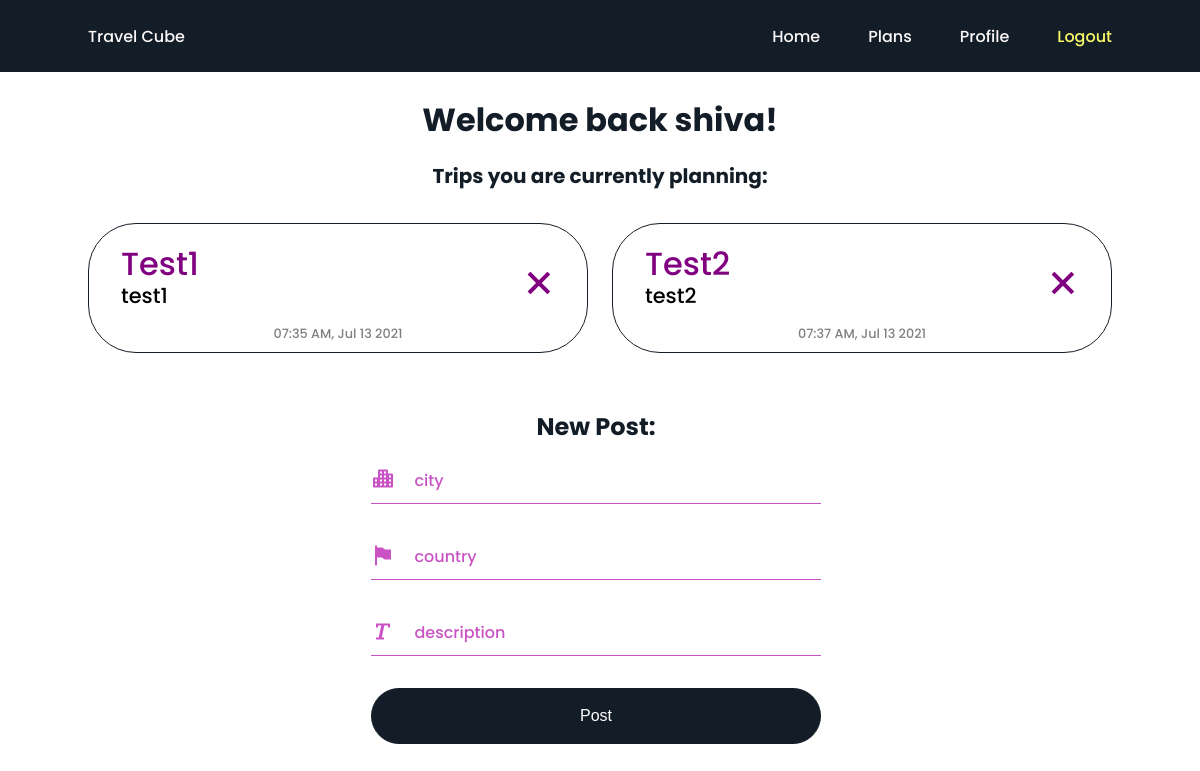
Page /user/shiva (signed in) on the committed database.
### models.py (models this page shows, shortened)
class User(UserMixin, db.Model):
    id = db.Column(db.Integer, primary_key=True)
    username = db.Column(db.String(64), index=True, unique=True)
    email = db.Column(db.String(120), index=True, unique=True)
    password_hash = db.Column(db.String(128))
    posts = db.relationship('Post', backref='author', lazy='dynamic', cascade = 'all, delete, delete-orphan')
    liked = db.relationship('Like', backref='user', lazy='dynamic', cascade = 'all, delete, delete-orphan')

class Post(db.Model):
    id = db.Column(db.Integer, primary_key=True)
    city = db.Column(db.String(140))
    country = db.Column(db.String(140))
    description = db.Column(db.String(140))
    timestamp = db.Column(db.DateTime, index=True, default=datetime.utcnow)
    user_id = db.Column(db.Integer, db.ForeignKey('user.id'))
    likes = db.relationship('Like', backref='post', lazy='dynamic', cascade = 'all, delete, delete-orphan')

### routes.py (the view)
@app.route('/user/<username>',methods=['GET', 'POST'])
@login_required
def user(username):
    user = current_user
    user = User.query.filter_by(username=user.username).first()
    posts = Post.query.filter_by(user_id=user.id)
    length = Post.query.filter_by(user_id=user.id).count()
    if posts is None:
        posts = []
    form = DestinationForm()
    if request.method == 'POST' and form.validate():
        new_destination = Post(city = form.city.data,country=form.country.data,description=form.description.data, user_id=current_user.id)
        db.session.add(new_destination)
        db.session.commit()
        return redirect (url_for("authplans", username=user.username))
    return render_template('user.html', user=user, posts=posts, form=form, length=length)

### forms.py
class DestinationForm(FlaskForm):
    city = StringField('city', validators=[DataRequired()])
    country = StringField('country')
    description = StringField('description', validators=[DataRequired()])
    submit = SubmitField('Post')

### routes.py (called while the page is built)
@login.user_loader
def load_user(id):
    return User.query.get(int(id))

### templates/user.html (shortened to what this page needs)
<!DOCTYPE html>
<html lang="en" xml:lang="en">
    <head>
        <link href='https://cdn.jsdelivr.net/npm/boxicons@2.0.5/css/boxicons.min.css' rel='stylesheet'>
        <link rel="stylesheet" href="{{ url_for('static', filename='css/main.css') }}">
        <link rel="stylesheet" href="{{ url_for('static', filename='css/user.css') }}">
        <link rel="stylesheet" href="{{ url_for('static', filename='css/login.css') }}">
    </head>
    <body>
        <header class="l-header">
            <nav class="nav bd-grid">
                <div>
                    <a href="{{ url_for('index') }}" class="nav__logo">Travel Cube</a>
                </div>
                <div class="nav__menu" id="nav-menu">
                    <ul class="nav__list">
                        <li class="nav__item"><a href="{{ url_for('index') }}" class="nav__link active">Home</a></li>
                        {% if current_user.is_anonymous %}
                        <li class="nav__item"><a href="{{ url_for('plans') }}" class="nav__link active">Plans</a></li>
                        <li class="nav__item"><a href="{{ url_for('register') }}" class="nav__link auth">Register</a></li>
                        <li class="nav__item"><a href="{{ url_for('login') }}" class="nav__link auth">Login</a></li>
                        {% else %}
                        <li class="nav__item"><a href="{{ url_for('authplans', username=current_user.username) }}" class="nav__link">Plans</a></li>
                        <li class="nav__item"><a href="{{ url_for('user', username=current_user.username) }}" class="nav__link">Profile</a></li>
                        <li class="nav__item"><a href="{{ url_for('logout') }}" class="nav__link auth">Logout</a></li>
                        {% endif %}
                    </ul>
                </div>
            </nav>
        </header>
        <section class="content" id="main">
            <div>
                <div class="newouter">
                    <div class="newinner">
                        <h1 class="header">Welcome back {{current_user.username}}!</h1>
                        <h2 class="secondheader">Trips you are currently planning:</h2>
                        {% if length > 3 %}
                        <div class="scroll">
                        {% else %}
                        <div class="scroll0">
                        {% endif %}
                            {% for post in posts %}
                                <div class="plans">
                                    <div class="city">
                                        <p class="cityname">{{ post.city | title}}</p>
                                        <p class="description">{{ post.description }}</p>
                                    </div>
                                    <div class="authtime">
                                        <p class="author"><span class="time">{{ post.timestamp.strftime('%I:%M %p, %b %d %Y') }}</span></p>
                                    </div>
                                    <div class="delete">
                                        <a href="{{ url_for('delete', post_id=post.id) }}"><i class='bx bx-x likeicon'></i></a>
                                    </div>
                                </div>
                            {% endfor %}
                        </div>
                    </div>
                    <div class="nextinner form bd-grid">
                        <form method="post" class="form__content">
                            <h1 class="formtitle">New Post:</h1>
                            <div class="form__div">
                                <div class="form__icon">
                                    <i class='bx bxs-city'></i>
                                </div>
                                <div class="form__div-input">
                                    {{ form.city.label(class="form__label") }}
                                    {{ form.city(class="form__input") }}
                                </div>
                            </div>
                            <div class="form__div">
                                <div class="form__icon">
                                    <i class='bx bxs-flag-alt'></i>
                                </div>
                                <div class="form__div-input">
                                    {{ form.country.label(class="form__label") }}
                                    {{ form.country(class="form__input") }}
                                </div>
                            </div>
                            <div class="form__div">
                                <div class="form__icon">
                                    <i class='bx bx-text'></i>
                                </div>
                                <div class="form__div-input">
                                    {{ form.description.label(class="form__label") }}
                                    {{ form.description(class="form__input") }}
                                </div>
                            </div>
                            {{ form.submit(class="form__button") }}
                        </form>
                    </div>
                </div>
            </div>
        </section>
    </body>
</html>

### static/css/main.css (style rules this page uses)
:root { --header-height: 3rem; --first-color: #131D27; --first-color-dark: #fafc69; --first-color-darken: #dee059; --white-color: #FCF8F8; --body-font: 'Poppins', sans-serif; --big-font-size: 2.5rem; --normal-font-size: .938rem; --z-fixed: 100; }
@media screen and (min-width: 768px) { :root { --big-font-size: 5rem; --normal-font-size: 1rem; } }
*,::before,::after { box-sizing: border-box; }
html { scroll-behavior: smooth; }
body { margin: var(--header-height) 0 0 0; padding: 0; font-family: var(--body-font); font-size: var(--normal-font-size); font-weight: 500; }
h1,p,ul { margin: 0; }
ul { padding: 0; list-style: none; }
a { text-decoration: none; }
.bd-grid { max-width: 1024px; display: grid; grid-template-columns: 100%; column-gap: 2rem; width: calc(100% - 2rem); margin-left: 1rem; margin-right: 1rem; }
.l-header { width: 100%; position: fixed; top: 0; left: 0; z-index: var(--z-fixed); background-color: var(--first-color); }
.nav { height: var(--header-height); display: flex; justify-content: space-between; align-items: center; }
.nav__logo, .nav__item, .nav__toggle, .home__title, .home__description, .home__button, .home__img { visibility: hidden; }
.nav__item { margin-bottom: 2rem; }
.nav__close, .nav__link, .nav__logo, .nav__toggle { color: var(--white-color); }
.auth { color: var(--first-color-dark); }
.content { margin-top: calc(var(--header-height) + 1.5rem); }
@media screen and (min-width: 768px) { body { margin: 0; } }
@media screen and (min-width: 768px) { .nav { height: calc(var(--header-height) + 1.5rem); } }
@media screen and (min-width: 768px) { .nav__list { display: flex; } }
@media screen and (min-width: 768px) { .nav__item { margin-left: 3rem; margin-bottom: 0; } }
@media screen and (min-width: 1024px) { .bd-grid { margin-left: auto; margin-right: auto; } }

### static/css/user.css (style rules this page uses)
:root { --body-font: 'Poppins', sans-serif; }
.plans div p { padding: 0; margin: 0; }
.newouter { display: grid; }
.newinner { margin: 0 auto; margin-bottom: 2rem; margin-top: .5rem; }
.scroll0 { display: grid; row-gap: 1.5rem; width: 100%; grid-auto-rows: min-content; justify-content: center; height: fit-content; overflow-y: auto; margin-top: 1rem; margin-right: 2rem; }
.nextinner { margin: 0 auto; margin-top: 1rem; width: 75%; justify-content: center; }
.header { color: #131D27; font-size: 1.5rem; text-align: center; grid-column-start: 1; grid-column-end: 2; grid-row-start: 1; grid-row-end: 2; margin-bottom: 1rem; visibility: hidden; }
.secondheader { visibility: hidden; color: #131D27; font-size: 1rem; text-align: center; margin-bottom: .5rem; }
.plans { display: grid; border: .12rem #131D27 solid; border-radius: 3rem; padding: 0.75rem 1rem 0.25rem 1rem; grid-template-columns: 4fr 1fr; column-gap: 1rem; visibility: hidden; }
.cityname { font-size: 1.7rem; color: purple; }
.city { grid-column-start: 1; grid-column-end: 2; grid-row-start: 1; grid-row-end: 3; align-items: center; padding-left: 0.5rem; line-height: 2rem; }
.description { font-size: 1rem; color: black; }
.authtime { grid-column-start: 1; grid-column-end: 3; grid-row-start: 3; grid-row-end: 4; text-align: center; }
.author { font-size: 0.65rem; color: black; }
.time { font-size: 0.6rem; color: gray; }
.delete { text-align: right; display: grid; font-size: 3rem; grid-column-start: 2; grid-column-end: 3; grid-row-start: 1; grid-row-end: 3; }
.likeicon { margin-top: 0.6rem; color: purple; }
.formtitle { font-size: 1.5rem; font-weight: bold; margin-bottom: 1rem; text-align: center; }
@media screen and (min-width: 968px) { .scroll0 { justify-content: center; margin-top: 2rem; grid-template-columns: repeat(2, 500px); column-gap: 1.5rem; row-gap: 2rem; } }
@media screen and (min-width: 968px) { .header { font-size: 2rem; grid-column-start: 1; grid-column-end: 3; grid-row-start: 1; grid-row-end: 2; margin-top: 1rem; } }
@media screen and (min-width: 968px) { .secondheader { font-size: 1.25rem; } }
@media screen and (min-width: 968px) { .plans { padding: 1.5rem 1.5rem 0.5rem 1.5rem; grid-template-columns: 5fr 1fr; } }
@media screen and (min-width: 968px) { .cityname { font-size: 2rem; } }
@media screen and (min-width: 968px) { .description { font-size: 1.3rem; } }
@media screen and (min-width: 968px) { .author { font-size: 0.85rem; } }
@media screen and (min-width: 968px) { .time { font-size: 0.8rem; } }
@media screen and (min-width: 968px) { .likeicon { margin-top: 0.7rem; } }

### rows in the picture
User: username "shiva"
Post: city "Test1", description "test1", timestamp "07:35 AM, Jul 13 2021"
Post: city "Test2", description "test2", timestamp "07:37 AM, Jul 13 2021"
